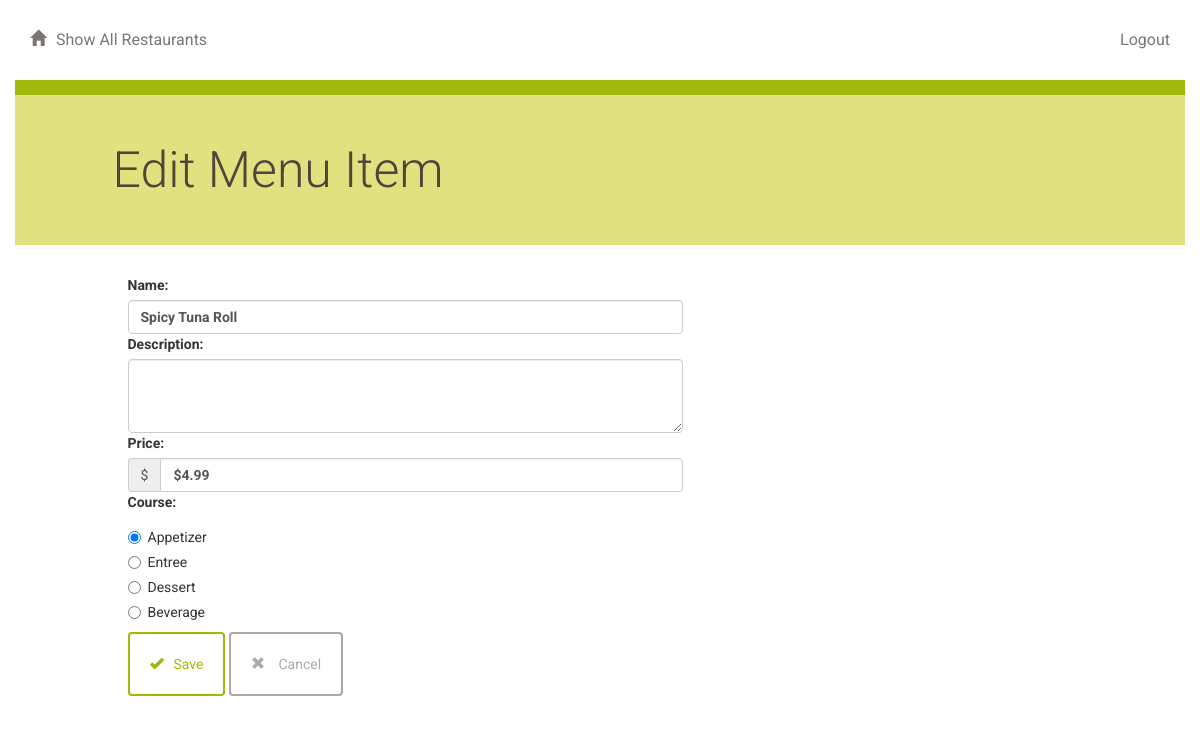
Screenshot of /restaurant/2/menu/11/edit (signed in) with the database file from the repository.
### project/models.py (models this page shows, shortened)
class MenuItem(db.Model):
    name = db.Column(db.String(80), nullable=False)
    id = db.Column(db.Integer, primary_key=True)
    description = db.Column(db.String(250))
    price = db.Column(db.String(8))
    course = db.Column(db.String(250))
    restaurant_id = db.Column(db.Integer, db.ForeignKey('restaurant.id'))
    restaurant = db.    relationship(Restaurant)

### project/main.py (the view)
@main.route('/restaurant/<int:restaurant_id>/menu/<int:menu_id>/edit', methods=['GET', 'POST'])
@admin_required
def editMenuItem(restaurant_id, menu_id):
    editedItem = db.session.query(MenuItem).filter_by(id=menu_id).one()
    restaurant = db.session.query(Restaurant).filter_by(id=restaurant_id).one()
    if request.method == 'POST':
        if request.form['name']:
            editedItem.name = request.form['name']
        if request.form['description']:
            editedItem.description = request.form['description']
        if request.form['price']:
            editedItem.price = request.form['price']
        if request.form['course']:
            editedItem.course = request.form['course']
        db.session.add(editedItem)
        db.session.commit()
        flash('Menu Item Successfully Edited')
        return redirect(url_for('main.showMenu', restaurant_id=restaurant_id))
    else:
        return render_template('editmenuitem.html', restaurant_id=restaurant_id, menu_id=menu_id, item=editedItem)

### project/auth.py (called while the page is built)
def admin_required(f):
    @wraps(f)
    def decorated_function(*args, **kwargs):
        if not current_user.is_admin:
            abort(403)  # Forbidden
        return f(*args, **kwargs)
    return decorated_function

### project/main.py (called while the page is built)
@login_manager.user_loader
def load_user(user_id):
    return UserAccount.query.get(int(user_id))

### project/models.py (called while the page is built)
    @property
    def is_admin(self):
        return self.role == 'admin'

### project/templates/editmenuitem.html
{% extends "main.html" %}
{% block content %}
{% include "header.html" %}
	<div class="row divider green">
		<div class="col-md-12"></div>
	</div>
	<div class="row banner menu">
		<div class="col-md-11 col-md-offset-1 padding-none">
			<h1>Edit Menu Item</h1>
		</div>
	</div>
	<div class="row">
		<div class="col-md-6 col-md-offset-1 padding-top">
			<form action="#" method = "post">
				<div class="form-group">
					<label for="name">Name:</label>
					<input type ="text" maxlength="100" class="form-control" name="name" value="{{item.name }}">
					<label for="description">Description:</label>
					<textarea class="form-control" maxlength="250" rows="3" name="description">{{item.description}}</textarea>
					<label for="price">Price:</label>
					<div class="input-group">
						<div class="input-group-addon">$</div>
						<input type ="text" maxlength="10" class="form-control" name="price" value="{{item.price}}">
					</div>
					<label for="course">Course:</label>
					<div class="radio">
					  <label>
					    <input type="radio" name="course" id="course1" value="Appetizer" {% if item.course == 'Appetizer'%}checked{%endif%}>Appetizer
					  </label>
					</div>
					<div class="radio">
					  <label>
					    <input type="radio" name="course" id="course2" value="Entree" {% if item.course == 'Entree' %}checked{%endif%}>Entree
					  </label>
					</div>
					<div class="radio">
					  <label>
					    <input type="radio" name="course" id="course3" value="Dessert" {% if item.course == 'Dessert'%}checked{%endif%}>Dessert
					  </label>
					</div>
					<div class="radio">
					  <label>
					    <input type="radio" name="course" id="course4" value="Beverage" {%if item.course =='Beverage'%}checked{%endif%}>Beverage
					  </label>
					</div>
					<button type="submit" class="btn btn-default" id="submit" type="submit">
					<span class="glyphicon glyphicon-ok" aria-hidden="true"></span>Save</button>
					<a href = '{{url_for('main.showRestaurants')}}'>
						<button class="btn btn-default delete">
						<span class="glyphicon glyphicon-remove" aria-hidden="true"></span> Cancel</button>
					</a>
				</div>
			</form>
		</div>
	</div>
{% endblock %}

### project/static/styles.css (style rules this page uses)
* { font-family: "Helvetica Neue Bold", Roboto, Helvetica, Arial, sans-serif; font-weight: 700; }
h1 { font-family: "Helvetica Neue Light", Roboto, Helvetica, Arial, sans-serif; font-size: 50px; color: #51453B; line-height: 60px; font-weight: 300; }
a { font-size: 14px; color: #0093B9; line-height: 17px; }
.padding-top { padding-top: 30px; }
.padding-none { padding: 0; }
.btn { padding: 20px; margin: 0; border-color: #9FB80A; border-width: 2px; color: #9FB80A;; }
.btn.delete { border-color: #aaaaaa; color: #aaaaaa; }
.glyphicon { margin-right: 10px; }
.divider { height: 15px; }
.divider.green { background-color: #9FB80A; }
.banner.menu { height: 150px; background-color: #E1E17F; }
.banner h1 { margin: 45px 0; }

### rows the page displays
MenuItem: name "Spicy Tuna Roll", price "$4.99", course "☑ Appetizer", course "☐ Entree", course "☐ Dessert", course "☐ Beverage"
